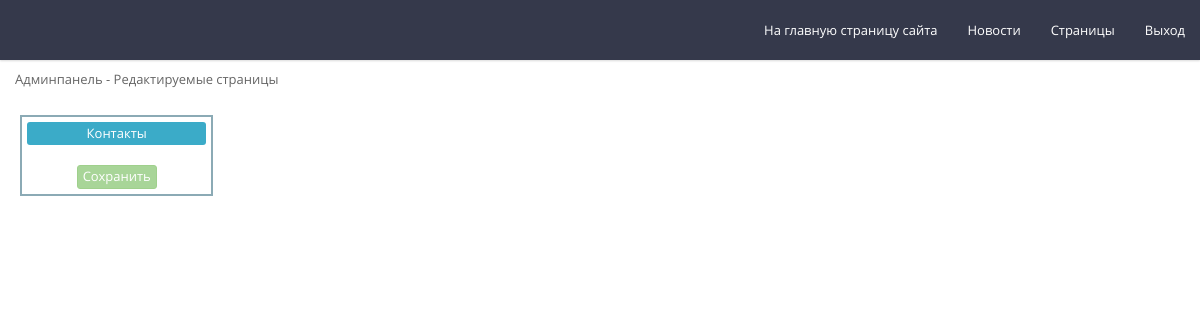
Screenshot of /adminpages (signed in) with the database file from the repository.
### tables this page shows
CREATE TABLE IF NOT EXISTS `msf_page_block` (
  `id` int(10) unsigned NOT NULL,
  `id_page` int(10) unsigned NOT NULL,
  `name_block` varchar(40) NOT NULL,
  `tpl_block` varchar(50) NOT NULL,
  `range_block` int(3) NOT NULL,
  `activ_block` tinyint(1) NOT NULL,
  `required_block` tinyint(1) NOT NULL
);

CREATE TABLE IF NOT EXISTS `msf_pages` (
  `id` int(10) unsigned NOT NULL,
  `name` varchar(50) DEFAULT NULL,
  `class` varchar(100) NOT NULL,
  `page_name` varchar(150) NOT NULL,
  `comment` varchar(150) NOT NULL,
  `title` varchar(150) NOT NULL,
  `descript` varchar(1000) NOT NULL,
  `keyword` varchar(1000) NOT NULL,
  `crumb` varchar(40) NOT NULL,
  `user_page` tinyint(1) NOT NULL DEFAULT '0',
  `admin_page` tinyint(1) NOT NULL DEFAULT '0',
  `lang` char(2) NOT NULL
);

### init/controller/PageController.Class.php (called while the page is built, shortened)
<?php
class PageController implements IController {
	public function viewAction() {
		$fc = FrontController::getInstance();
		$db = DbMysqli::getInstance();
		$params = $fc->getParams();
		$viewPage = new ViewPage();
		$admin = new AdminAction();
		if (!empty($params[Config::$namePage])){
			$namePage = $params[Config::$namePage];
			if($result = $db->getPageName($namePage)){
				if ( $result[0]['admin_page'] && !$admin->isSetAdmin() ) {
					$namePage = Config::$page404;
					$result = $db->getPageName($namePage);
				}
			}else{
				$namePage = Config::$page404;
				$result = $db->getPageName($namePage);
			}
		} else{
			$namePage = Config::$page404;
			$result = $db->getPageName($namePage);
		}
		$viewPage->namePageId = $result[0]['name'];
		$viewPage->classPage = $result[0]['class'];
		$viewPage->namePage = $result[0]['page_name'];
		$viewPage->idPage = $result[0]['id'];
		$viewPage->commentPage = $result[0]['comment'];
		$viewPage->titlePage = $result[0]['title'];
		$viewPage->descriptPage = $result[0]['descript'];
		$viewPage->keywordPage = $result[0]['keyword'];
		$viewPage->crumbPage = $result[0]['crumb'];
		$fc->setBody($viewPage->render());
	}
}

### init/controller/FrontController.Class.php (called while the page is built, shortened)
<?php
class FrontController {
	protected $_controller, $_action, $_params, $_body;
	static $_instance;
	public static function getInstance() {
		if(!(self::$_instance instanceof self))
			self::$_instance = new self();
		return self::$_instance;
	}
	private function __construct(){
		$request = trim($_SERVER['REQUEST_URI'], " \t\n\r\0\x0B/" );
		$request = preg_replace('/\.html$/', '', $request);
		$request = preg_replace('/\.php$/', '', $request);
		$request = substr($request, strlen(SUBDIR) );
		$splits = explode('/', $request);
		if (empty($splits[0])){
			$splits[0] = Config::$defController;
			$splits[1] = Config::$defAction;
			$splits[2] = Config::$defParamName;
			$splits[3] = Config::$defPage;
		}elseif (empty($splits[1])){
			$splits[1] = Config::$defAction;
			$splits[2] = Config::$defParamName;
			$splits[3] = strtolower($splits[0]);
			$splits[0] = Config::$defController;
		}
		$this->_controller = ucfirst($splits[0]).'Controller';
		$this->_action = $splits[1].'Action';
		if(!empty($splits[2])){
			$keys = $values = array();
				for($i=2, $cnt = count($splits); $i<$cnt; $i++){
					if($i % 2 == 0){
						$keys[] = $splits[$i];
					}else{
						$values[] = $splits[$i];
					}
				}
			$this->_params = array_combine($keys, $values);
		}
		if(class_exists($this->getController())) {
			$rc = new ReflectionClass($this->getController());
			if($rc->implementsInterface(Config::$IControllerName)) {
				if($rc->hasMethod($this->getAction())) {
					$flag = 0;
				}
			}
		}
	}
	public function route() {
		if(class_exists($this->getController())) {
			$rc = new ReflectionClass($this->getController());
			if($rc->implementsInterface(Config::$IControllerName)) {
				if($rc->hasMethod($this->getAction())) {
					$controller = $rc->newInstance();
					$method = $rc->getMethod($this->getAction());
					$method->invoke($controller);
				} else {
					die('<h2>Ошибка в работе сайта</h2>');
				}
			} else {
				die('<h2>Ошибка в работе сайта</h2>');
			}
		} else {
			die('<h2>Ошибка в работе сайта</h2>');
		}
	}
	public function getController() {
		return $this->_controller;
	}
	public function getAction() {
		return $this->_action;
	}
	public function getBody() {
		return $this->_body;
	}
	public function setBody($body) {
		$this->_body = $body;
	}
}

### init/model/DbMysqli.Class.php (called while the page is built, shortened)
<?php
class DbMysqli extends mysqli {
	public function prepareStringMin($value) {
		$value = trim($value);
		return($value);
	}
	public function prepareStringMiddle($value) {
		$value = $this->real_escape_string($this->prepareStringMin($value));
		return($value);
	}
	public function prepareStringFull($value) {
		$value = strip_tags($this->prepareStringMiddle($value));
		return($value);
	}
	public function prepareIntFull($value) {
		$value = ABS((int)$value);
		return($value);
	}
		public function getSearchArray($query){
		if($query) {
		if( !($result = $this->query($query)) ) die('<h1>Ошибка в работе сайта 3</h1>');
		$i = 0;
		$rezArray = array();
		while ($res = $result->fetch_assoc()){
			$rezArray[$i] = $res;
			$i++;
		}
		return $rezArray;
		}
		die('<h1>Ошибка в работе сайта 4</h1>');
	}
	public function getPageName($name){
		$name = $this->prepareStringFull($name);
		$query = "SELECT id, name, class, page_name, comment, title, descript, keyword, crumb, user_page, admin_page FROM msf_pages WHERE name = '$name' LIMIT 1";
		return $this->getSearchArray($query);
	}
	public function getBlocksPage($id){
		$id = $this->prepareIntFull($id);
		$query = "SELECT id, activ_block, name_block, range_block, required_block, tpl_block FROM msf_page_block
											WHERE id_page = '$id' AND activ_block = '1' ORDER BY range_block ASC";
		return $this->getSearchArray($query);
	}
	public function getEditPages(){
		$query = "SELECT msf_pages.id AS id, msf_pages.name AS name, msf_pages.page_name AS page_name FROM msf_main INNER JOIN msf_pages ON msf_main.page = msf_pages.name";
		return $this->getSearchArray($query);
	}
}

### init/Config.Class.php (called while the page is built, shortened)
<?php
class Config {
	public static function GetRealIp() {
		if (!empty($_SERVER['HTTP_CLIENT_IP'])) {
			$ip=$_SERVER['HTTP_CLIENT_IP'];
		}  elseif (!empty($_SERVER['HTTP_X_FORWARDED_FOR'])) {
			$ip=$_SERVER['HTTP_X_FORWARDED_FOR'];
		}  else {
			$ip=$_SERVER['REMOTE_ADDR'];
		}
	return $ip;
	}
}

### init/model/AdminAction.Class.php (called while the page is built, shortened)
<?php
class AdminAction{
	public static function isSetAdmin(){
		if ( isset($_SESSION['adminRegister'], $_SESSION['adminSessionID'], $_SESSION['adminIP'])
																					&& ($_SESSION['adminRegister'] == 1)
																					&& (session_id() == $_SESSION['adminSessionID'])
																					&& ($_SESSION['adminIP'] == Config::GetRealIp())
																					&& !empty($_SESSION['adminName'])
																					&& !empty($_SESSION['adminEmail'])
																					){
			return true ;
		} else {
			return false ;
		}
	}
}

### init/autoload.php (called while the page is built, shortened)
<?php
function classLoader($class) {
	$filePath = dirname(__FILE__);
}

### init/tpl/adm.pages.tpl.php (the view, shortened to what this page needs)
<?php
if ( AdminAction::isSetAdmin() ) {
?>
<div class="row adminpages">
	<div class="col-md-2 text-left">
		<div class="row">
<?php
	$pages = $db->getEditPages();
	foreach($pages as $key){
?>
			<div class="col-md-12 adm-page-item id-<?=$key['id']?> text-center">
				<button namePage="<?=$key['name']?>" class="btn btn-block btn-info btn-xs editpage id-<?=$key['id']?>"><?=$key['page_name']?></button>
				<br/>
				<button namePage="<?=$key['name']?>" class="add btn btn-success btn-xs sendpage id-<?=$key['id']?>">Сохранить</button>
			</div>
<?php
	}
?>
		</div>
	</div>
	<div class="ckeditor col-md-10 editpage">
	</div>
</div>
<?php
}
?>

### init/model/ViewPage.Class.php (shortened to what this page needs)
<?php
class ViewPage{
	public $idPage;
	public function render() {
		$db = DbMysqli::getInstance();
		$result = $db->getBlocksPage($this->idPage);
		foreach($result as $blockArray){
			include(dirname(__FILE__) . Config::$dir_tpl . trim($blockArray['tpl_block']));
		}
		return ob_get_clean();
	}
}

### init/tpl/adm.header.tpl.php (shortened to what this page needs)
<!doctype html>
<html lang="en">
<head>
   <link rel="stylesheet" href="<?=ROOT_ADM?>css/bootstrap.css">
   <link href="//netdna.bootstrapcdn.com/font-awesome/4.0.3/css/font-awesome.css" rel="stylesheet">
	<link rel="stylesheet" href="<?=ROOT_ADM?>css/animate+animo.css">
	<link rel="stylesheet" href="<?=ROOT_ADM?>css/jquery-ui.min.css">
	<link rel="stylesheet" href="<?=ROOT_ADM?>css/style.css">
   <link rel="stylesheet" href="<?=ROOT_ADM?>css/app.css">
   <link rel="stylesheet" href="<?=ROOT_ADM?>css/common.css">
</head>
<body>
<?php
if ( AdminAction::isSetAdmin() ) {
	?>
	<div class="container-fluid">
<?php } else { ?>
		<div class="wrapper">
<?php } ?>

### init/tpl/adm.headnav.tpl.php
<?php
if ( AdminAction::isSetAdmin() ) {
	?>
	<nav role="navigation" class="navbar navbar-default navbar-top navbar-fixed-top">
		 <div class="nav-wrapper">
				<ul class="nav navbar-nav navbar-right">
                    <li><a href="<?=ROOT?>">На главную страницу сайта</a></li>
					<li><a href="<?=ROOT?>adminnews">Новости</a></li>
					<li><a href="<?=ROOT?>adminpages">Страницы</a></li>
					<li><a href="<?=ROOT?><?=Config::$adminLogout?>">Выход</a></li>
				</ul>
		 </div>
	</nav>
	<div class="row">
		<div class="col-md-4">
			<?=$this->namePage?>
		</div>
	</div>
	<?php
}
?>

### init/tpl/adm.footer.js.tpl.php (shortened to what this page needs)
	</div>
</body>
</html>

### index.php (shortened to what this page needs)
<?php
require_once "init/autoload.php";
$front = FrontController::getInstance();
$front->route();
echo $front->getBody();
?>

### adimindat/css/style.css (style rules this page uses)
div.container-fluid { padding-top: 70px; }
button.btn { white-space: normal; }
.adminpages { padding: 20px; }
.adm-page-item { border: 2px solid #8BAAB5; margin-top: 5px; padding: 5px; }

### adimindat/css/common.css (style rules this page uses)
a { outline: none !important; }
.btn { border-radius: 3px; font-size: 13px; border-color: transparent; -webkit-appearance: none; outline: none !important; -webkit-transition: all 0.1s; -o-transition: all 0.1s; transition: all 0.1s; }
body { min-height: 400px; }
@media only screen and (min-width: 768px) { html, body { height: 100%; } }

### rows the page displays
msf_pages: page_name "Админпанель - Редактируемые страницы"
msf_pages: page_name "Контакты"
